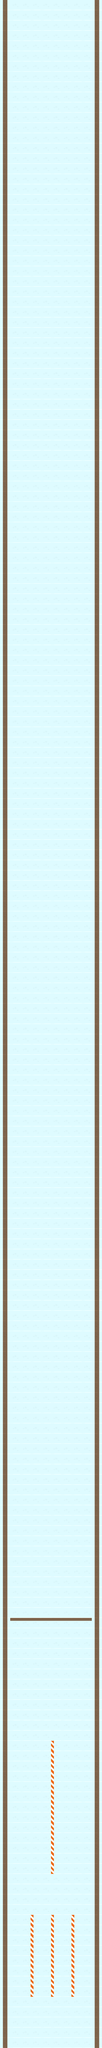

A level layout from a 2D game, rendered from its tile map. Below: a short description, then the map file with tile-grid data replaced by summaries:
An orthogonal 10x200 tile map with 32x32 px tiles, 2 tile layers (PatronesFondo, PatronesTerreno) and 27 objects.

<map version="1.0" orientation="orthogonal" renderorder="right-down" width="10" height="200" tilewidth="32" tileheight="32" nextobjectid="77">
 <tileset firstgid="1" name="tiles32" tilewidth="32" tileheight="32" tilecount="98" columns="14">
  <image source="tiles32.png" width="448" height="224" />
 </tileset>
 <layer name="PatronesFondo" width="10" height="200">
  <data>[2000 cells, 2000 non-empty, 1 distinct tile ids]</data>
 </layer>
 <layer name="PatronesTerreno" width="10" height="200">
  <data>[2000 cells, 445 non-empty, 3 distinct tile ids]</data>
 </layer>
 <objectgroup name="Suelos">
  <object id="1" x="296" y="0">
   <polyline points="0,0 0,6399 14,6398 14,0 1,1" />
  </object>
  <object id="4" x="23" y="1">
   <polyline points="0,0 0,6396 -13,6397 -15,1" />
  </object>
 </objectgroup>
 <objectgroup name="Bloques">
  <object id="48" x="111" y="5940" width="40" height="40" />
  <object id="50" x="179" y="5940" width="40" height="40" />
  <object id="51" x="246" y="5941" width="40" height="40" />
  <object id="52" x="38" y="5940" width="40" height="40" />
  <object id="53" x="182" y="5395" width="40" height="40" />
  <object id="54" x="243" y="5395" width="40" height="40" />
  <object id="55" x="33" y="5144" width="40" height="40" />
  <object id="56" x="82" y="5144" width="40" height="40" />
  <object id="57" x="128" y="5144" width="40" height="40" />
  <object id="58" x="128" y="5144" width="40" height="40" />
  <object id="59" x="176" y="5145" width="40" height="40" />
  <object id="61" x="238" y="5145" width="40" height="40" />
 </objectgroup>
 <objectgroup name="Monedas">
  <object id="62" x="112" y="5997" width="40" height="40" />
  <object id="64" x="113" y="6049" width="40" height="40" />
  <object id="65" x="113" y="6101" width="40" height="40" />
  <object id="66" x="111" y="6152" width="40" height="40" />
  <object id="67" x="42" y="5691" width="40" height="40" />
  <object id="68" x="96" y="5609" width="40" height="40" />
  <object id="69" x="45" y="5500" width="40" height="40" />
  <object id="70" x="214" y="5336" width="40" height="40" />
 </objectgroup>
 <objectgroup name="Powerups">
  <object id="71" x="179" y="6012" width="40" height="40" />
  <object id="72" x="179" y="6012" width="40" height="40" />
  <object id="75" x="246" y="6006" width="40" height="40" />
  <object id="76" x="220" y="5227" width="40" height="40" />
 </objectgroup>
 <objectgroup name="Meta">
  <object id="47" x="28" y="5055">
   <polyline points="0,0 1,9 260,11 261,-1 1,-1" />
  </object>
 </objectgroup>
</map>
